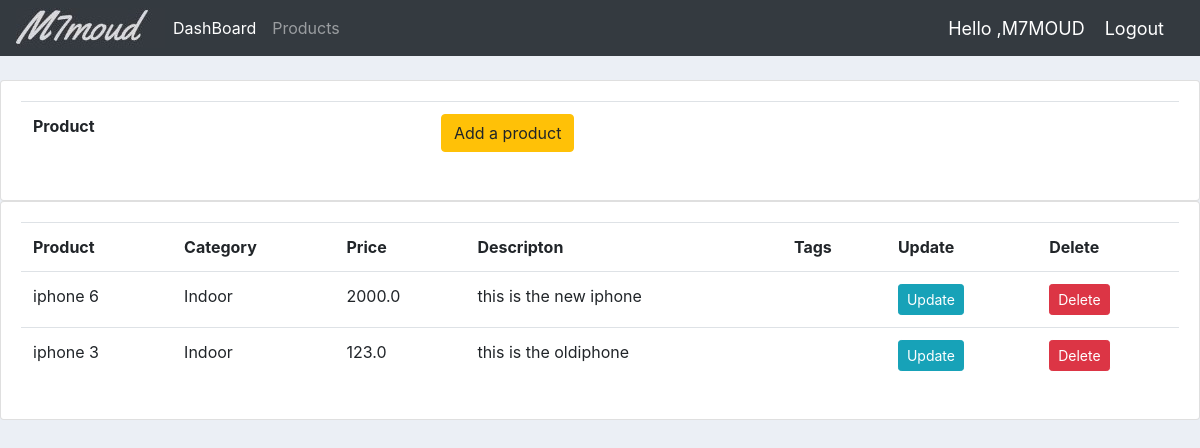
/product/ (signed in), run on the app's committed database.
### accounts/models.py (models this page shows, shortened)
class Product(models.Model):
    CATOEGORY = (
            ('Indoor','Indoor'),
            ('Out Door','Out Door')
            )
    name = models.CharField(max_length=200 , null = True)
    price = models.FloatField(null=True)
    category = models.CharField(max_length=200 , null = True , choices=CATOEGORY)
    descripton = models.CharField(max_length=200 , null = True , blank= True)
    date_created = models.DateTimeField(auto_now_add = True, null = True)
    tags = models.ManyToManyField(Tag)

### accounts/decorators.py (the view)
        def wrapper_func (request , *args , **kwargs):
            group = None
            if request.user.groups.exists():
                group = request.user.groups.all()[0].name
            if group in allowed_roles:
                return view_func(request,*args , **kwargs)
            else:
                return HttpResponse ('You are not allowed to view this page !!!!')
            return view_func(request , *args , **kwargs)

### accounts/views.py (called while the page is built)
@login_required(login_url='login')
@allwoed_users(allowed_roles=['admin'])
def product(request):
    products = Product.objects.all()
    return render(request , 'accounts/product.html',{'products':products})

### accounts/templates/accounts/product.html
{% extends 'accounts/main.html' %}
{% block content %}
    <br>
    <div class="row">
        <div class="col-md">
            <div class="card card-body">
                <table class='table'>
                    <tr>
                        <th>Product</th>
                        <th><a  class="btn btn-warning" href="{% url 'create_product' %}">Add a product</a></th>
                    </tr>
                </table>
            </div>
            <div class="card card-body">
                <table class='table'>
                    <tr>
                        <th>Product</th>
                        <th>Category</th>
                        <th>Price</th>
                        <th>Descripton</th>
                        <th>Tags</th>
                        <th>Update</th>
                        <th>Delete</th>
                    </tr>
                    {% for i in products %}
                        <tr>
                            <td>{{i.name}}</td>
                            <td>{{i.category}}</td>
                            <td>{{i.price}}</td>
                            <td>{{i.descripton}}</td>
                            <td>{{i.tags.Tag}}</td>
                            <td><a class="btn btn-sm btn-info" href="{% url 'update_product' i.id %}">Update</a></td>
                            <td><a class="btn btn-sm btn-danger" href="{% url 'deleteProduct' i.id %}">Delete</a></td>
                        </tr>
                    {% endfor %}
                </table>
            </div>
        </div>
    </div>
{% endblock %}

### accounts/templates/accounts/navbar.html (shortened to what this page needs)
{% load static %}
<nav class="navbar navbar-expand-lg navbar-dark bg-dark">
    <img src="{% static 'images/logo.jpg' %}">
    <div class="collapse navbar-collapse" id="navbarNav">
      <ul class="navbar-nav">
        {% if request.user.is_staff %}
        <li class="nav-item active">
          <a class="nav-link" href="{% url 'home' %}">DashBoard </a>
        </li>
        <li class="nav-item">
          <a class="nav-link" href="{% url 'product' %}">Products</a>
        </li>
        {% else %}
        <li class="nav-item">
          <a class="nav-link" href="{% url 'accounts' %}">Settings</a>
        </li>
        {% endif %}
      </ul>
    </div>
    <span id = 'hello-msg'>Hello ,{{request.user}}</span>
    <span><a  id = 'hello-msg' href="{% url 'logout' %}">Logout</a></span>
  </nav>

### static/css/main.css (style rules this page uses)
body { background-color: #ebeff5; }

### accounts/templates/accounts/navbar.html (style rules this page uses)
#hello-msg { font-size: 18px; color: #fff; margin-right: 20px; }

### data on the page
Product: name "iphone 6", category "Indoor", price "2000.0", descripton "this is the new iphone"
Product: name "iphone 3", category "Indoor", price "123.0", descripton "this is the oldiphone"

### other printed values
{{ request.user }} "M7MOUD"
